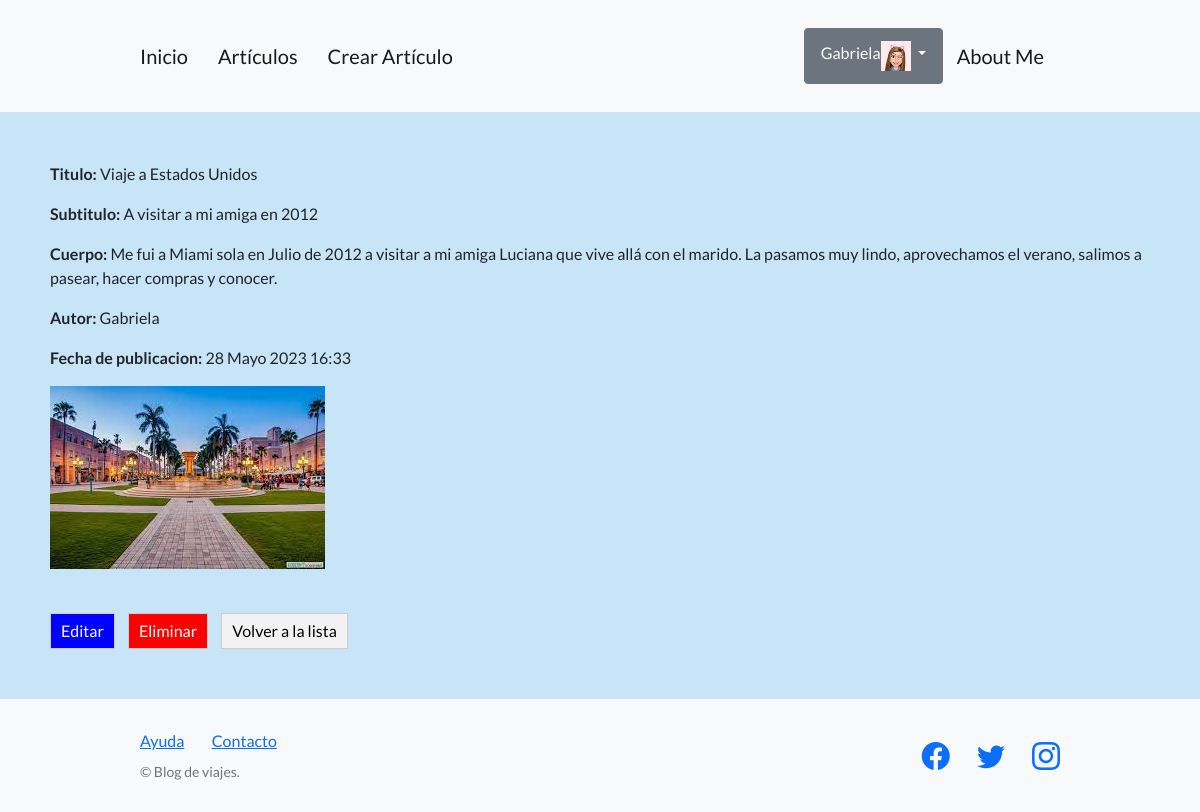
/blog/pages/page20/ (signed in), run on the app's committed database.
### perfiles/models.py (models this page shows, shortened)
class Avatar(models.Model):
    user = models.OneToOneField(User, on_delete=models.CASCADE, null=True) #un usuario puede tener un avatar
    imagen = models.ImageField(upload_to='avatares/') #se guarda la ruta, no la imagen

### blog/models.py (models this page shows, shortened)
class Articulo(models.Model):
    titulo= models.CharField(max_length=200, unique=True)
    subtitulo= models.CharField(max_length=200)
    cuerpo= models.TextField()
    autor= models.ForeignKey(User, on_delete=models.SET_NULL, null=True)
    fecha_publicacion= models.DateTimeField(auto_now_add=True)
    imagen= models.ImageField(upload_to='images', blank=True)
    class Meta:
        ordering = ['-fecha_publicacion']

### blog/views.py (the view)
# urls.py: path("pages/page<int:id>/", ver_articulo, name='ver_articulo'),
def ver_articulo(request, id):
    articulo= Articulo.objects.get(id= id)  # Obtener el artículo por su ID
    contexto = {
        'articulo': articulo
    }
    return render(
        request= request,
        template_name= 'blog/detalle_articulos.html',
        context=contexto,
    )

### blog/templates/blog/detalle_articulos.html
{% extends 'blog/base.html' %}
{% block contenido %}
<section>
    <div>
        <p><strong> Titulo: </strong>{{articulo.titulo}}</p>
        <p><strong> Subtitulo: </strong>{{articulo.subtitulo}}</p>
        <p><strong> Cuerpo: </strong>{{articulo.cuerpo}}</p>
        <p><strong> Autor: </strong>{{articulo.autor}}</p>
        <p><strong> Fecha de publicacion: </strong>{{articulo.fecha_publicacion}}</p>
        <img src="{{ articulo.imagen.url }}" alt="Imagen del artículo">
        <br><br>
        <div class="botones">
            <a href="{% url 'editar_articulo' articulo.id %}" class="boton-editar">Editar</a>
            <a href="{% url 'eliminar_articulo' articulo.id %}" class="boton-eliminar">Eliminar</a>
            <a href="{% url 'lista_articulos' %}" class="boton-volver">Volver a la lista</a>
        </div>
    </div>
</section>
{% endblock contenido %}

### blog/templates/blog/base.html (shortened to what this page needs)
{% load static %}
<!DOCTYPE html>
<html lang="en">
    <head>
        <link href="https://cdn.jsdelivr.net/npm/bootstrap-icons@1.5.0/font/bootstrap-icons.css" rel="stylesheet" type="text/css" />
        <link rel="stylesheet" type="text/css" href="{% static 'css/styles.css' %}" />
    </head>
    <body>
        <nav class="navbar navbar-light bg-light static-top">
            <div class="container">
                <a class="navbar-brand" href= "{% url 'inicio' %}">Inicio</a>
                <a class="navbar-brand" href= "{% url 'lista_articulos' %}">Artículos</a>
                <a class="navbar-brand" href="{% url 'crear_articulo' %}">Crear Artículo</a>
                <div class="col-lg-6 h-100 text-center text-lg-end my-auto">
                    <ul class="list-inline mb-0 justify-content-end">
                    {% if user.is_authenticated %}
                    <div class="dropdown">
                        <button class="btn btn-secondary dropdown-toggle" type="button" id="dropdownMenuButton1" data-bs-toggle="dropdown" aria-expanded="false">
                            <div style="display: inline-flex;">
                                <span>{{ user.username }}</span>
                                <img src="{{ user.avatar.imagen.url }}" alt="Avatar" class="avatar-pequeno">
                            </div>
                        </button>
                    </div>
                    {% else %}
                    <a class="btn btn-primary" href="{% url 'login' %}">Iniciar Sesión</a>
                    <a class="btn btn-success" href="{% url 'registro' %}">Registro</a>
                    {% endif %}
                    </ul>
                </div>
                <a class="navbar-brand" href="{% url 'about' %}">About Me</a>
            </div>
        </nav>
        <section style= "padding: 50px 50px;">
            {% block contenido %}
            {% endblock contenido %}
        </section>
        <footer class="footer bg-light">
            <div class="container">
                <div class="row">
                    <div class="col-lg-6 h-100 text-center text-lg-start my-auto">
                        <ul class="list-inline mb-2">
                            <li class="list-inline-item"><a href="#!">Ayuda</a></li>
                            <li class="list-inline-item">⋅</li>
                            <li class="list-inline-item"><a href="#!">Contacto</a></li>
                        </ul>
                        <p class="text-muted small mb-4 mb-lg-0">&copy; Blog de viajes.</p>
                    </div>
                    <div class="col-lg-6 h-100 text-center text-lg-end my-auto">
                        <ul class="list-inline mb-0">
                            <li class="list-inline-item me-4">
                                <a href="#!"><i class="bi-facebook fs-3"></i></a>
                            </li>
                            <li class="list-inline-item me-4">
                                <a href="#!"><i class="bi-twitter fs-3"></i></a>
                            </li>
                            <li class="list-inline-item">
                                <a href="#!"><i class="bi-instagram fs-3"></i></a>
                            </li>
                        </ul>
                    </div>
                </div>
            </div>
        </footer>
    </body>
</html>

### data on the page
Articulo: titulo "Viaje a Estados Unidos", subtitulo "A visitar a mi amiga en 2012", cuerpo "Me fui a Miami sola en Julio de 2012 a visitar a mi amiga Luciana que vive allá con el marido. La pasamos muy lindo, aprovechamos el verano, salimos a pasear, hacer compras y conocer.", autor "Gabriela", fecha_publicacion "28 Mayo 2023 16:33", imagen (picture)

### other printed values
{{ user.username }} "Gabriela"
